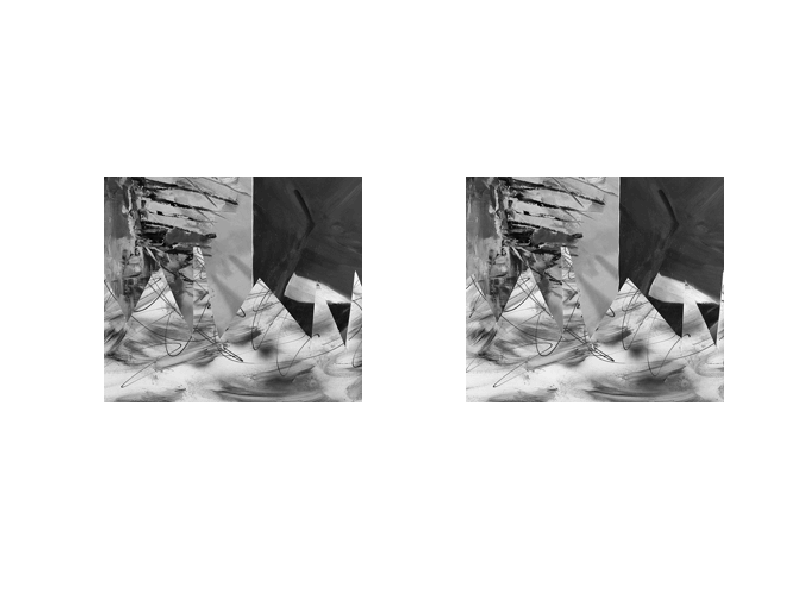
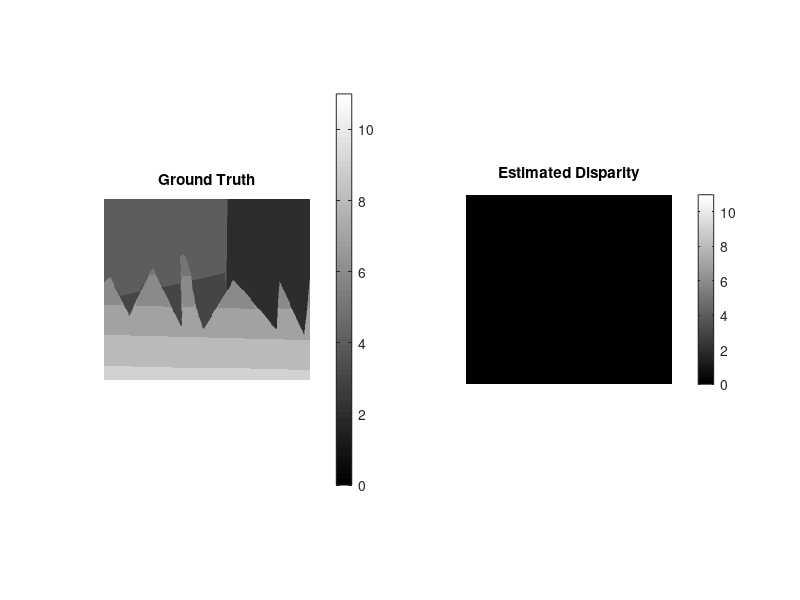

These charts were generated, in order, by the following MATLAB code:
function r=practical5b
%The goal of this part of the practical is to use the dynamic programming
%routine that you developed in the first part to solve the dense stero
%problem.  Use the template below, filling in parts marked "TO DO".

%close any previous figures;
close all;

%load in images and ground truth
load('StereoData.mat','im1','im2','gt');

%ground truth disparity is originally expressed in 16'ths of pixels but we 
%will only consider whole-pixel shifts
gtDisp = round(gt/16);

%display image
figure; set(gcf,'Color',[1 1 1]);
subplot(1,2,1); imagesc(im1); axis off; axis image; colormap(gray);
subplot(1,2,2); imagesc(im2); axis off; axis image; colormap(gray);

%figure out size of image
[imY imX] = size(im1);

%define maximum disparity 
maxDisp = 10;

%set up pairwiseCosts - we will define a fixed cost of alpha for changing
%disparity or zero cost for staying the same
alpha = 1;
pairwiseCosts = alpha*ones(maxDisp,maxDisp)-alpha*eye(maxDisp,maxDisp);

%initialize the disparity map that we will estimate
estDisp = zeros(imY,imX-maxDisp);


%define standard deviation of noise
noiseSD = 6;

%display ground truth and estimated disparity
figure; set(gcf,'Color',[1 1 1]);
subplot(1,2,1); imagesc(gtDisp,[0 11]); axis off; axis image; colormap(gray); colorbar;
title('Ground Truth');

%run through each line of image
for (cY = 1:imY)
    fprintf('Procesing scanline %d\n',cY);
    %define unary costs - we will not use the last few columns of the
    %image as the disparity might map the pixel outside the valid area of
    %the second image
    unaryCosts = zeros(maxDisp,imX-maxDisp);
    for(cDisp = 1:maxDisp)
        for (cX = 1:imX-maxDisp)
            %TO DO - calculate cost for this disparity. This is the 
            %negative log likelihood, where the likelihood is a Gaussian
            %with a mean of the value (i.e. intensity) at the offset pixel 
            %in image2 and a standard deviation of "noiseSD". 
            
        end;
    end;
    
    %TO DO call the routine that you wrote in the previous section (copy it
    %below into the bottom of this file)
    %estDisp(cY,:) = dynamicProgram(unaryCosts,pairwiseCosts)
    
    %display solution so far
    subplot(1,2,2); imagesc(estDisp,[0 11]); axis off; axis image; colormap(gray); colorbar;
    title('Estimated Disparity');
    drawnow;
end;


%TO DO - investigate how different values of alpha and noiseSD affect the results

%TO DO (optional) - you should be able to rewrite this with fewer loops once you have
%the general idea so that it runs faster

%TO DO (optional)- adapt the algorithm so that it makes use of colour
%information




 




 
